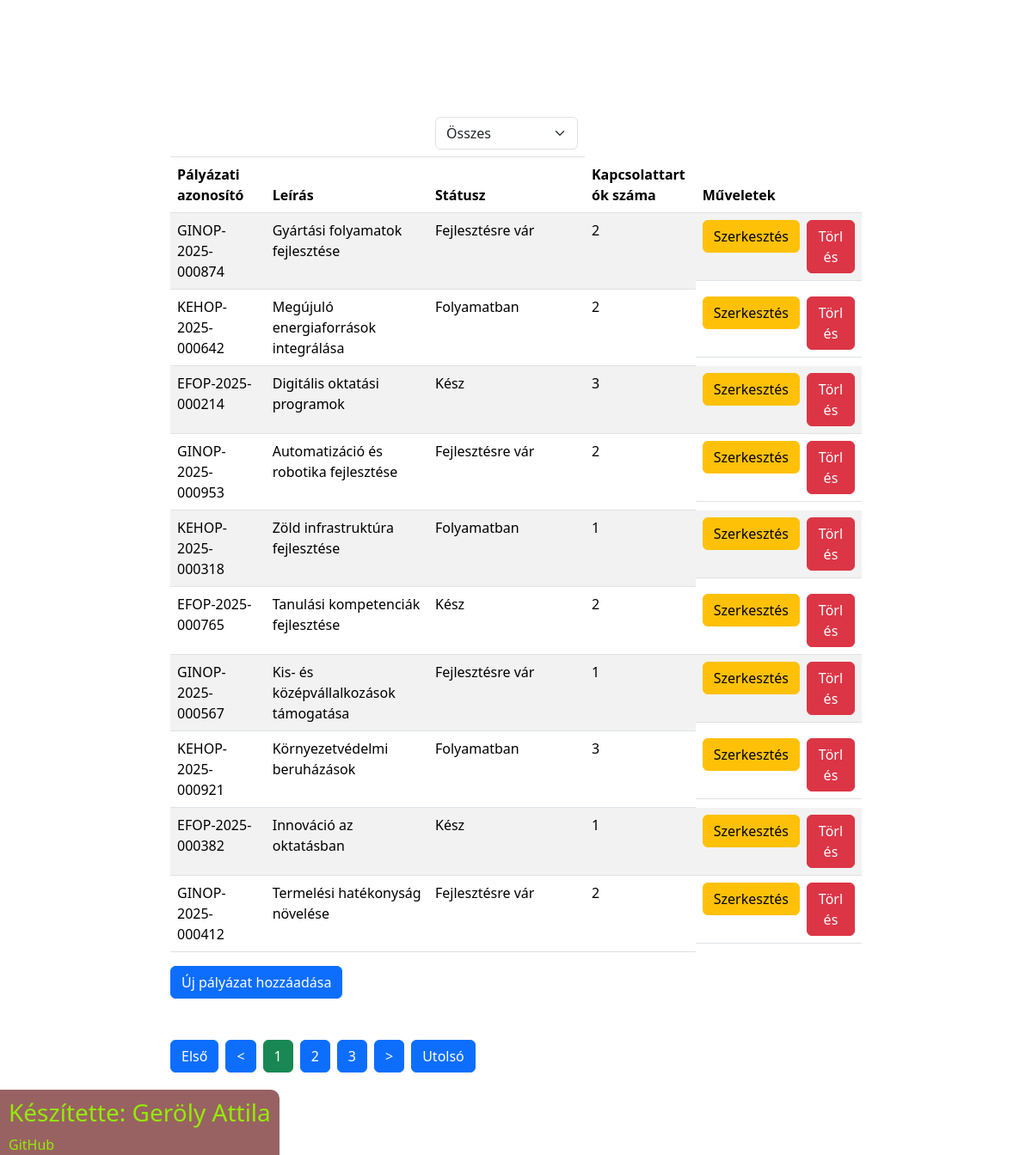
The page / on the database its author committed.
### tables this page shows
CREATE TABLE `project` (
  `id` INT NOT NULL AUTO_INCREMENT,
  `name` VARCHAR(45) NOT NULL,
  `status_id` INT NOT NULL DEFAULT 1,
  `description` VARCHAR(45) NOT NULL,
  PRIMARY KEY (`id`),
  UNIQUE INDEX `name_UNIQUE` (`name` ASC) );

### app/controller/Controller.php (called while the page is built, shortened)
<?php
require_once "app/model/projectDao.php";
class Controller {
    public function load($view, $data = []) {
        extract($data);
        include("app/view/{$view}.php");
        return $data;
    }
    public function listProjects($from) {
        $projectObj = new Project();
        $projects = $projectObj->getProjects($from);
        $numberOfProjects = $projectObj->getNumberOfProjects();
        $statusObj = new Status();
        $statuses = $statusObj->getAll();
        return $this->load('mainPage', [
            'projects' => $projects,
            'statuses' => $statuses,
            'numberOfProjects' => $numberOfProjects
        ]);
    }
}

### app/model/projectDao.php (called while the page is built, shortened)
<?php
class Project {
    public function getNumberOfProjects() {
        $dbObj = new Db();
        $conn = $dbObj->getConnection();
        if ($_GET["statusFilter"] != 0) {
            $sql = "SELECT count(p.id) id FROM project p
            join status s on s.id=status_id
            where s.id=" . $_GET["statusFilter"] . ";";
        } else {
            $sql = "SELECT count(id) id FROM project;";
        }
        $statement = $conn->query($sql);
        $count = $statement->fetchColumn();
        return $count;
    }
    public function getProjects($from) {
        $dbObj = new Db();
        $conn = $dbObj->getConnection();
        if ($_GET["statusFilter"] != 0) {
            $sql = "SELECT p.id, p.name, status_name, description, count(c.id) contact_count FROM project p
                    left join (select * from contact c join project_contact_relationship on id=contact_id) c on p.id=c.project_id
                    join status s on s.id=status_id
                    where s.id=" . $_GET["statusFilter"] . "
                    group by p.id LIMIT $from, 10;";
        } else {
            $sql = "SELECT p.id, p.name, status_name, description, count(c.id) contact_count FROM project p
                    left join (select * from contact c join project_contact_relationship on id=contact_id) c on p.id=c.project_id
                    join status s on s.id=status_id
                    group by p.id LIMIT $from, 10";
        }
        $statement = $conn->prepare($sql);
        $statement->setFetchMode(\PDO::FETCH_OBJ);
        $statement->execute(
            []
        );
        return $statement->fetchAll();
    }
}

### app/view/mainPage.php (the view, shortened to what this page needs)
<?php
require_once "header.php";
$numOfPages = ceil($numberOfProjects / 10);
?>
<div class="container-fluid mx-auto p-5 w-75 text-wrap text-break">
    <table class="table table-striped ">
        <thead>
            <tr>
                <th></th>
                <th></th>
                <th>
                    <?php
                    $selectedValue =  $_GET["statusFilter"] ?? "0";
                    ?>
                    <form action="" name="selectForm" method="GET">
                        <select class="form-select w-auto" name="statusFilter" id="statusFilter" onchange="this.form.submit()">
                            <option value="0" <?php $selectedValue == "0" ? print "selected" : "" ?>>Összes</option>
                        </select>
                    </form>
                </th>
            </tr>
            <tr>
                <th>Pályázati azonosító</th>
                <th>Leírás</th>
                <th>Státusz</th>
                <th>Kapcsolattartók száma</th>
                <th>Műveletek</th>
            </tr>
        </thead>
        <tbody>
            <?php
            if ($projects == null) {
                echo "<tr>";
                echo "<td colspan='5'>Nincs ilyen státuszú pályázat</td>";
                echo "</tr>";
            } else {
                foreach ($projects as $project) {
                    echo "<tr id='$project->id'>";
                    echo "<td> $project->name </td>";
                    echo "<td> $project->description </td>";
                    echo "<td> $project->status_name </td>";
                    echo "<td> $project->contact_count </td>";
                    echo "<td class='d-flex gap-2'>";
                    echo "<form method='POST' action='index.php'>";
                    echo '<input type="submit" class="btn btn-warning" value="Szerkesztés">';
                    echo "</form>";
                    echo '<button type="button" class="btn btn-danger" onclick="deleteProjectByID(' . $project->id . ')">Törlés</button>';
                    echo "</td>";
                    echo "</tr>";
                }
            }
            ?>
        </tbody>
    </table>
    <form action="" method="POST">
        <button type="submit" class="btn btn-primary mb-5">Új pályázat hozzáadása</button>
    </form>
    <div class="d-flex gap-2 mb-5">
        <a href="?from=0&statusFilter=<?php echo $_GET["statusFilter"] ?>" class="btn btn-primary"> Első </a>
        <a href="?from=<?php echo $_GET["from"] == 0 ? 0 :  $_GET["from"] - 10, "&statusFilter=", $_GET["statusFilter"] ?>" class="btn btn-primary"><</a>
        <?php
        for ($i = 0; $i < $numOfPages; $i++) {
            echo '<a href="?from=' . ($i * 10) . '&statusFilter=' . $_GET["statusFilter"] . '" class="btn btn-' . ($_GET["from"] == ($i * 10) ? "success" : "primary") . '">' . ($i + 1) . '</a>';
        }; ?>
        <a href="?from=<?php echo $_GET["from"] == ($numOfPages - 1) * 10 ? $_GET["from"] :  $_GET["from"] + 10, "&statusFilter=", $_GET["statusFilter"] ?>" class="btn btn-primary">></a>
        <a href="?from=<?php echo ($numOfPages - 1) * 10, "&statusFilter=", $_GET["statusFilter"] ?>" class="btn btn-primary">Utolsó</a>
    </div>
</div>
<?php
require_once "footer.php";
?>

### index.php (shortened to what this page needs)
<?php
require_once "./app/controller/Controller.php";
$controller = new Controller;
$data = json_decode(file_get_contents("php://input"));
$action =  $_POST["action"] ?? $_POST["action"] = "list";
$from =  $_GET["from"] ?? $_GET["from"] = "0";
if ($action == "saveNewProject") {
  $controller->saveNewProject($data->project);
} elseif ($action == "updateProjectInfo") {
  $controller->updateProject($data->project);
} elseif ($_SERVER["REQUEST_METHOD"] == "DELETE") {
  $controller->deleteProjectByID($_SERVER["QUERY_STRING"]);
} elseif (isset($from) && $action == "list") {
  $controller->listProjects($from);
} elseif ($action == "loadNewProjectForm") {
  $controller->loadNewProjectForm();
} elseif ($action == "loadEditForm") {
  $controller->loadEditForm($_POST["id"]);
};

### app/view/header.php (shortened to what this page needs)
<!DOCTYPE html>
<html lang="hu">
<head>
    <link href="https://cdn.jsdelivr.net/npm/bootstrap@5.3.1/dist/css/bootstrap.min.css" rel="stylesheet">
    <link rel="stylesheet" href="style.css">
</head>
<body>
    <div class="side-text">
        <h3>Készítette: Geröly Attila</h3>
        <a href="https://github.com/GerolyA/" target="_blank">GitHub</a>
    </div>
    <div id="alert" class="text-center p-3" style="height: 10vh; position:sticky; top:0;"></div>

### app/view/footer.php (shortened to what this page needs)
</body>
</html>

### style.css (style rules this page uses)
.side-text { position: fixed; bottom: -10px; text-wrap: nowrap; z-index: 1000; color: rgb(147, 236, 4); background-color: rgb(128, 59, 59, 0.8); backdrop-filter: blur(2px); border-radius: 0px 10px 0px 0px; padding: 10px; }
.side-text a { color: rgb(147, 236, 4); text-decoration: none; }

### rows shown on the page
project: name "GINOP-2025-000874", description "Gyártási folyamatok fejlesztése", status_name "Fejlesztésre vár", contact_count "2"
project: name "KEHOP-2025-000642", description "Megújuló energiaforrások integrálása", status_name "Folyamatban", contact_count "2"
project: name "EFOP-2025-000214", description "Digitális oktatási programok", status_name "Kész", contact_count "3"
project: name "GINOP-2025-000953", description "Automatizáció és robotika fejlesztése", status_name "Fejlesztésre vár", contact_count "2"
project: name "KEHOP-2025-000318", description "Zöld infrastruktúra fejlesztése", status_name "Folyamatban", contact_count "1"
project: name "EFOP-2025-000765", description "Tanulási kompetenciák fejlesztése", status_name "Kész", contact_count "2"
project: name "GINOP-2025-000567", description "Kis- és középvállalkozások támogatása", status_name "Fejlesztésre vár", contact_count "1"
project: name "KEHOP-2025-000921", description "Környezetvédelmi beruházások", status_name "Folyamatban", contact_count "3"
project: name "EFOP-2025-000382", description "Innováció az oktatásban", status_name "Kész", contact_count "1"
project: name "GINOP-2025-000412", description "Termelési hatékonyság növelése", status_name "Fejlesztésre vár", contact_count "2"
